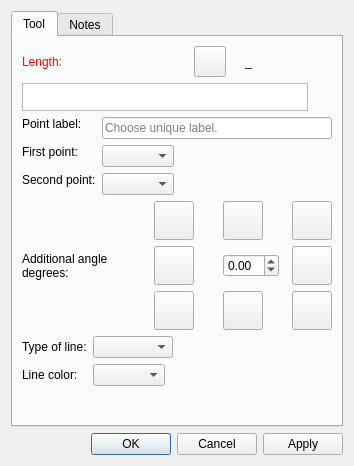
<?xml version="1.0" encoding="UTF-8"?>
<ui version="4.0">
 <class>DialogNormal</class>
 <widget class="QDialog" name="DialogNormal">
  <property name="geometry">
   <rect>
    <x>0</x>
    <y>0</y>
    <width>354</width>
    <height>466</height>
   </rect>
  </property>
  <property name="windowTitle">
   <string>Point along perpendicular</string>
  </property>
  <property name="windowIcon">
   <iconset resource="../../../vmisc/share/resources/icon.qrc">
    <normaloff>:/icon/64x64/icon64x64.png</normaloff>:/icon/64x64/icon64x64.png</iconset>
  </property>
  <property name="locale">
   <locale language="English" country="UnitedStates"/>
  </property>
  <layout class="QVBoxLayout" name="verticalLayout_2">
   <item>
    <widget class="QTabWidget" name="tabWidget">
     <property name="currentIndex">
      <number>0</number>
     </property>
     <widget class="QWidget" name="tab">
      <attribute name="title">
       <string>Tool</string>
      </attribute>
      <layout class="QVBoxLayout" name="verticalLayout">
       <item>
        <layout class="QHBoxLayout" name="horizontalLayout">
         <item alignment="Qt::AlignLeft">
          <widget class="QLabel" name="labelEditFormula">
           <property name="sizePolicy">
            <sizepolicy hsizetype="Fixed" vsizetype="Preferred">
             <horstretch>0</horstretch>
             <verstretch>0</verstretch>
            </sizepolicy>
           </property>
           <property name="palette">
            <palette>
             <active>
              <colorrole role="WindowText">
               <brush brushstyle="SolidPattern">
                <color alpha="255">
                 <red>255</red>
                 <green>0</green>
                 <blue>0</blue>
                </color>
               </brush>
              </colorrole>
             </active>
             <inactive>
              <colorrole role="WindowText">
               <brush brushstyle="SolidPattern">
                <color alpha="255">
                 <red>255</red>
                 <green>0</green>
                 <blue>0</blue>
                </color>
               </brush>
              </colorrole>
             </inactive>
             <disabled>
              <colorrole role="WindowText">
               <brush brushstyle="SolidPattern">
                <color alpha="255">
                 <red>159</red>
                 <green>158</green>
                 <blue>158</blue>
                </color>
               </brush>
              </colorrole>
             </disabled>
            </palette>
           </property>
           <property name="text">
            <string>Length:</string>
           </property>
          </widget>
         </item>
         <item>
          <spacer name="horizontalSpacer">
           <property name="orientation">
            <enum>Qt::Horizontal</enum>
           </property>
           <property name="sizeHint" stdset="0">
            <size>
             <width>40</width>
             <height>20</height>
            </size>
           </property>
          </spacer>
         </item>
         <item alignment="Qt::AlignRight">
          <widget class="QToolButton" name="toolButtonExprLength">
           <property name="toolTip">
            <string>Formula wizard</string>
           </property>
           <property name="text">
            <string notr="true"></string>
           </property>
           <property name="icon">
            <iconset resource="../../../vmisc/share/resources/icon.qrc">
             <normaloff>:/icon/light/24x24/fx.png</normaloff>:/icon/light/24x24/fx.png</iconset>
           </property>
           <property name="iconSize">
            <size>
             <width>24</width>
             <height>24</height>
            </size>
           </property>
          </widget>
         </item>
         <item alignment="Qt::AlignRight">
          <widget class="QLabel" name="label_3">
           <property name="text">
            <string/>
           </property>
           <property name="pixmap">
            <pixmap resource="../../../vmisc/share/resources/icon.qrc">:/icon/light/24x24/equal.png</pixmap>
           </property>
          </widget>
         </item>
         <item alignment="Qt::AlignRight">
          <widget class="QLabel" name="labelResultCalculation">
           <property name="sizePolicy">
            <sizepolicy hsizetype="Fixed" vsizetype="Preferred">
             <horstretch>0</horstretch>
             <verstretch>0</verstretch>
            </sizepolicy>
           </property>
           <property name="minimumSize">
            <size>
             <width>87</width>
             <height>0</height>
            </size>
           </property>
           <property name="toolTip">
            <string>Value</string>
           </property>
           <property name="text">
            <string notr="true">_</string>
           </property>
          </widget>
         </item>
        </layout>
       </item>
       <item>
        <layout class="QHBoxLayout" name="horizontalLayout_formula">
         <item>
          <widget class="VPlainTextEdit" name="plainTextEditFormula">
           <property name="sizePolicy">
            <sizepolicy hsizetype="Expanding" vsizetype="Preferred">
             <horstretch>0</horstretch>
             <verstretch>0</verstretch>
            </sizepolicy>
           </property>
           <property name="maximumSize">
            <size>
             <width>16777215</width>
             <height>28</height>
            </size>
           </property>
           <property name="toolTip">
            <string>Calculation</string>
           </property>
           <property name="tabChangesFocus">
            <bool>true</bool>
           </property>
          </widget>
         </item>
         <item>
          <widget class="QPushButton" name="pushButtonGrowLength">
           <property name="maximumSize">
            <size>
             <width>18</width>
             <height>18</height>
            </size>
           </property>
           <property name="sizeIncrement">
            <size>
             <width>0</width>
             <height>0</height>
            </size>
           </property>
           <property name="toolTip">
            <string>&lt;html&gt;&lt;head/&gt;&lt;body&gt;&lt;p&gt;Show full calculation in message box&lt;/p&gt;&lt;/body&gt;&lt;/html&gt;</string>
           </property>
           <property name="text">
            <string notr="true"/>
           </property>
           <property name="icon">
            <iconset theme="go-down">
             <normaloff>.</normaloff>.</iconset>
           </property>
           <property name="iconSize">
            <size>
             <width>16</width>
             <height>16</height>
            </size>
           </property>
           <property name="flat">
            <bool>true</bool>
           </property>
          </widget>
         </item>
        </layout>
       </item>
       <item>
        <layout class="QFormLayout" name="formLayout">
         <property name="fieldGrowthPolicy">
          <enum>QFormLayout::ExpandingFieldsGrow</enum>
         </property>
         <item row="0" column="0">
          <widget class="QLabel" name="labelEditNamePoint">
           <property name="sizePolicy">
            <sizepolicy hsizetype="Fixed" vsizetype="Fixed">
             <horstretch>0</horstretch>
             <verstretch>0</verstretch>
            </sizepolicy>
           </property>
           <property name="text">
            <string>Point label:</string>
           </property>
          </widget>
         </item>
         <item row="0" column="1">
          <widget class="QLineEdit" name="lineEditNamePoint">
           <property name="toolTip">
            <string>Unique label</string>
           </property>
           <property name="placeholderText">
            <string>Choose unique label.</string>
           </property>
          </widget>
         </item>
         <item row="1" column="0">
          <widget class="QLabel" name="labelFirstPoint">
           <property name="sizePolicy">
            <sizepolicy hsizetype="Fixed" vsizetype="Fixed">
             <horstretch>0</horstretch>
             <verstretch>0</verstretch>
            </sizepolicy>
           </property>
           <property name="text">
            <string>First point:</string>
           </property>
          </widget>
         </item>
         <item row="1" column="1">
          <widget class="QComboBox" name="comboBoxFirstPoint"/>
         </item>
         <item row="2" column="0">
          <widget class="QLabel" name="labelSecondPoint">
           <property name="sizePolicy">
            <sizepolicy hsizetype="Fixed" vsizetype="Fixed">
             <horstretch>0</horstretch>
             <verstretch>0</verstretch>
            </sizepolicy>
           </property>
           <property name="text">
            <string>Second point:</string>
           </property>
          </widget>
         </item>
         <item row="2" column="1">
          <widget class="QComboBox" name="comboBoxSecondPoint"/>
         </item>
        </layout>
       </item>
       <item>
        <layout class="QHBoxLayout" name="horizontalLayout_6">
         <item>
          <widget class="QLabel" name="label_5">
           <property name="sizePolicy">
            <sizepolicy hsizetype="Expanding" vsizetype="Preferred">
             <horstretch>0</horstretch>
             <verstretch>0</verstretch>
            </sizepolicy>
           </property>
           <property name="minimumSize">
            <size>
             <width>0</width>
             <height>0</height>
            </size>
           </property>
           <property name="text">
            <string>Additional angle degrees:</string>
           </property>
           <property name="wordWrap">
            <bool>true</bool>
           </property>
          </widget>
         </item>
         <item>
          <layout class="QGridLayout" name="gridLayout">
           <property name="sizeConstraint">
            <enum>QLayout::SetMinimumSize</enum>
           </property>
           <property name="horizontalSpacing">
            <number>29</number>
           </property>
           <property name="verticalSpacing">
            <number>6</number>
           </property>
           <item row="1" column="2">
            <widget class="QToolButton" name="toolButtonArrowRight">
             <property name="text">
              <string notr="true"></string>
             </property>
             <property name="icon">
              <iconset resource="../../../vmisc/share/resources/icon.qrc">
               <normaloff>:/icon/32x32/arrowRight.png</normaloff>:/icon/32x32/arrowRight.png</iconset>
             </property>
             <property name="iconSize">
              <size>
               <width>32</width>
               <height>32</height>
              </size>
             </property>
            </widget>
           </item>
           <item row="1" column="1">
            <widget class="QDoubleSpinBox" name="doubleSpinBoxAngle">
             <property name="sizePolicy">
              <sizepolicy hsizetype="Ignored" vsizetype="Fixed">
               <horstretch>0</horstretch>
               <verstretch>0</verstretch>
              </sizepolicy>
             </property>
             <property name="minimumSize">
              <size>
               <width>56</width>
               <height>0</height>
              </size>
             </property>
             <property name="minimum">
              <double>-360.000000000000000</double>
             </property>
             <property name="maximum">
              <double>360.000000000000000</double>
             </property>
            </widget>
           </item>
           <item row="0" column="0">
            <widget class="QToolButton" name="toolButtonArrowLeftUp">
             <property name="text">
              <string notr="true"></string>
             </property>
             <property name="icon">
              <iconset resource="../../../vmisc/share/resources/icon.qrc">
               <normaloff>:/icon/32x32/arrowLeftUp.png</normaloff>:/icon/32x32/arrowLeftUp.png</iconset>
             </property>
             <property name="iconSize">
              <size>
               <width>32</width>
               <height>32</height>
              </size>
             </property>
            </widget>
           </item>
           <item row="0" column="2">
            <widget class="QToolButton" name="toolButtonArrowRightUp">
             <property name="text">
              <string notr="true"></string>
             </property>
             <property name="icon">
              <iconset resource="../../../vmisc/share/resources/icon.qrc">
               <normaloff>:/icon/32x32/arrowRightUp.png</normaloff>:/icon/32x32/arrowRightUp.png</iconset>
             </property>
             <property name="iconSize">
              <size>
               <width>32</width>
               <height>32</height>
              </size>
             </property>
            </widget>
           </item>
           <item row="0" column="1">
            <widget class="QToolButton" name="toolButtonArrowUp">
             <property name="minimumSize">
              <size>
               <width>0</width>
               <height>0</height>
              </size>
             </property>
             <property name="text">
              <string notr="true"></string>
             </property>
             <property name="icon">
              <iconset resource="../../../vmisc/share/resources/icon.qrc">
               <normaloff>:/icon/32x32/arrowUp.png</normaloff>:/icon/32x32/arrowUp.png</iconset>
             </property>
             <property name="iconSize">
              <size>
               <width>32</width>
               <height>32</height>
              </size>
             </property>
            </widget>
           </item>
           <item row="1" column="0">
            <widget class="QToolButton" name="toolButtonArrowLeft">
             <property name="text">
              <string notr="true"></string>
             </property>
             <property name="icon">
              <iconset resource="../../../vmisc/share/resources/icon.qrc">
               <normaloff>:/icon/32x32/arrowLeft.png</normaloff>:/icon/32x32/arrowLeft.png</iconset>
             </property>
             <property name="iconSize">
              <size>
               <width>32</width>
               <height>32</height>
              </size>
             </property>
            </widget>
           </item>
           <item row="2" column="0">
            <widget class="QToolButton" name="toolButtonArrowLeftDown">
             <property name="text">
              <string notr="true"></string>
             </property>
             <property name="icon">
              <iconset resource="../../../vmisc/share/resources/icon.qrc">
               <normaloff>:/icon/32x32/arrowLeftDown.png</normaloff>:/icon/32x32/arrowLeftDown.png</iconset>
             </property>
             <property name="iconSize">
              <size>
               <width>32</width>
               <height>32</height>
              </size>
             </property>
            </widget>
           </item>
           <item row="2" column="1">
            <widget class="QToolButton" name="toolButtonArrowDown">
             <property name="text">
              <string notr="true"></string>
             </property>
             <property name="icon">
              <iconset resource="../../../vmisc/share/resources/icon.qrc">
               <normaloff>:/icon/32x32/arrowDown.png</normaloff>:/icon/32x32/arrowDown.png</iconset>
             </property>
             <property name="iconSize">
              <size>
               <width>32</width>
               <height>32</height>
              </size>
             </property>
            </widget>
           </item>
           <item row="2" column="2">
            <widget class="QToolButton" name="toolButtonArrowRightDown">
             <property name="text">
              <string notr="true"></string>
             </property>
             <property name="icon">
              <iconset resource="../../../vmisc/share/resources/icon.qrc">
               <normaloff>:/icon/32x32/arrowRightDown.png</normaloff>:/icon/32x32/arrowRightDown.png</iconset>
             </property>
             <property name="iconSize">
              <size>
               <width>32</width>
               <height>32</height>
              </size>
             </property>
            </widget>
           </item>
          </layout>
         </item>
        </layout>
       </item>
       <item>
        <layout class="QFormLayout" name="formLayout_2">
         <property name="fieldGrowthPolicy">
          <enum>QFormLayout::ExpandingFieldsGrow</enum>
         </property>
         <item row="0" column="0">
          <widget class="QLabel" name="label_7">
           <property name="text">
            <string>Type of line:</string>
           </property>
          </widget>
         </item>
         <item row="0" column="1">
          <widget class="QComboBox" name="comboBoxLineType">
           <property name="minimumSize">
            <size>
             <width>80</width>
             <height>0</height>
            </size>
           </property>
           <property name="maximumSize">
            <size>
             <width>110</width>
             <height>16777215</height>
            </size>
           </property>
           <property name="iconSize">
            <size>
             <width>80</width>
             <height>14</height>
            </size>
           </property>
          </widget>
         </item>
         <item row="1" column="1">
          <widget class="QComboBox" name="comboBoxLineColor"/>
         </item>
         <item row="1" column="0">
          <widget class="QLabel" name="label">
           <property name="text">
            <string>Line color:</string>
           </property>
          </widget>
         </item>
        </layout>
       </item>
       <item>
        <spacer name="verticalSpacer">
         <property name="orientation">
          <enum>Qt::Vertical</enum>
         </property>
         <property name="sizeHint" stdset="0">
          <size>
           <width>20</width>
           <height>40</height>
          </size>
         </property>
        </spacer>
       </item>
      </layout>
     </widget>
     <widget class="QWidget" name="tab_2">
      <attribute name="title">
       <string>Notes</string>
      </attribute>
      <layout class="QVBoxLayout" name="verticalLayout_3">
       <item>
        <widget class="QPlainTextEdit" name="plainTextEditToolNotes"/>
       </item>
      </layout>
     </widget>
    </widget>
   </item>
   <item>
    <widget class="QDialogButtonBox" name="buttonBox">
     <property name="orientation">
      <enum>Qt::Horizontal</enum>
     </property>
     <property name="standardButtons">
      <set>QDialogButtonBox::Apply|QDialogButtonBox::Cancel|QDialogButtonBox::Ok</set>
     </property>
    </widget>
   </item>
  </layout>
 </widget>
 <customwidgets>
  <customwidget>
   <class>VPlainTextEdit</class>
   <extends>QPlainTextEdit</extends>
   <header>../vwidgets/vplaintextedit.h</header>
  </customwidget>
 </customwidgets>
 <tabstops>
  <tabstop>plainTextEditFormula</tabstop>
  <tabstop>pushButtonGrowLength</tabstop>
  <tabstop>lineEditNamePoint</tabstop>
  <tabstop>comboBoxFirstPoint</tabstop>
  <tabstop>comboBoxSecondPoint</tabstop>
  <tabstop>doubleSpinBoxAngle</tabstop>
  <tabstop>toolButtonArrowUp</tabstop>
  <tabstop>toolButtonArrowRightUp</tabstop>
  <tabstop>toolButtonArrowRight</tabstop>
  <tabstop>toolButtonArrowRightDown</tabstop>
  <tabstop>toolButtonArrowDown</tabstop>
  <tabstop>toolButtonArrowLeftDown</tabstop>
  <tabstop>toolButtonArrowLeft</tabstop>
  <tabstop>toolButtonArrowLeftUp</tabstop>
  <tabstop>buttonBox</tabstop>
 </tabstops>
 <resources>
  <include location="../../../vmisc/share/resources/icon.qrc"/>
 </resources>
 <connections>
  <connection>
   <sender>buttonBox</sender>
   <signal>accepted()</signal>
   <receiver>DialogNormal</receiver>
   <slot>accept()</slot>
   <hints>
    <hint type="sourcelabel">
     <x>248</x>
     <y>254</y>
    </hint>
    <hint type="destinationlabel">
     <x>157</x>
     <y>274</y>
    </hint>
   </hints>
  </connection>
  <connection>
   <sender>buttonBox</sender>
   <signal>rejected()</signal>
   <receiver>DialogNormal</receiver>
   <slot>reject()</slot>
   <hints>
    <hint type="sourcelabel">
     <x>316</x>
     <y>260</y>
    </hint>
    <hint type="destinationlabel">
     <x>286</x>
     <y>274</y>
    </hint>
   </hints>
  </connection>
 </connections>
</ui>
